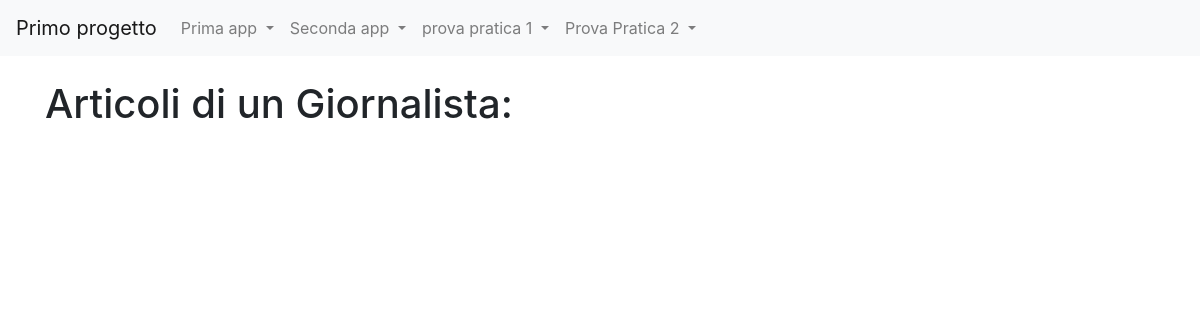
The app's page /news/lista_articoli/3, older data.
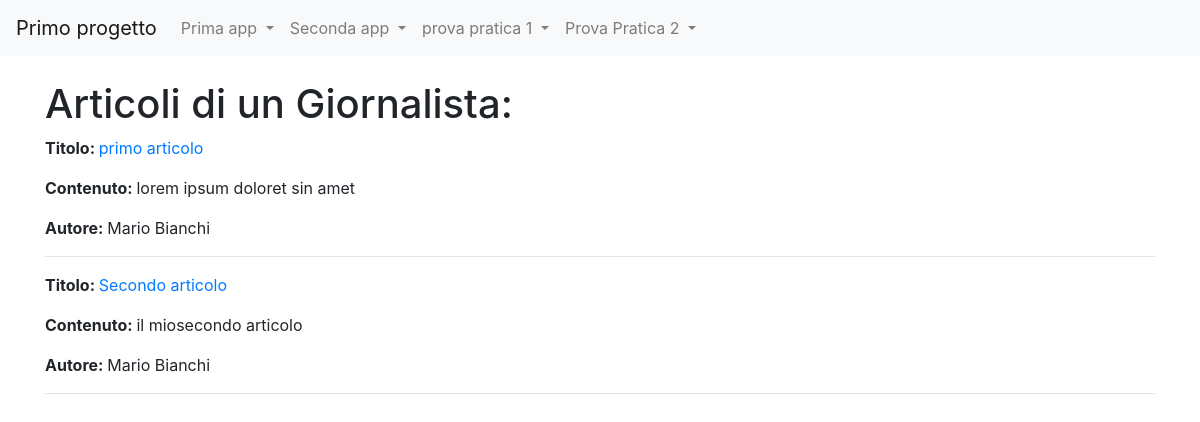
The same page, newer data.
### news/models.py (models this page shows, shortened)
class Articolo(models.Model):
    titolo = models.CharField(max_length=100)
    contenuto = models.TextField()
    giornalista = models.ForeignKey(Giornalista, on_delete=models.CASCADE, related_name="articoli")
    data=models.DateField(auto_now=True,blank=True)
    visualizzazioni = models.IntegerField(default = 0,blank=True)
    class Meta:
        verbose_name = "Articolo"
        verbose_name_plural = "Articoli"

class Giornalista(models.Model):
    nome = models.CharField(max_length=20)
    cognome = models.CharField(max_length=20)
    anno_di_nascita = models.DateField(blank=True)
    def __str__(self):
        return self.nome +" "+ self.cognome
    class Meta:
        verbose_name = "Giornalista"
        verbose_name_plural = "Giornalisti"

### news/views.py (the view)
# urls.py: path('lista_articoli/<int:pk>', listaArticoli, name="lista_articoli_giornalista"),
def listaArticoli(request, pk=None):
    if(pk==None):
        articoli = Articolo.objects.all()
    else:
        articoli = Articolo.objects.filter(giornalista_id=pk)
    context = {
        'pk': pk,
        'articoli': articoli
    }
    return render(request, 'lista_articoli.html', context)

### news/templates/lista_articoli.html (shortened to what this page needs)
{% extends "base.html"%}
{%block content%}
    {% if pk == None %}
        <h1>Tutti gli Articoli:</h1>
    {% else %}
        <h1>Articoli di un Giornalista:</h1>
    {% endif %}
    {% for x in articoli %}
        <p><strong>Titolo: </strong><a href="">{{ x.titolo }}</a></p>
        <p><strong>Contenuto: </strong><a>{{ x.contenuto }}</a></p>
        <p><strong>Autore: </strong><a>{{ x.giornalista }}</a></p>
        <hr>
    {% endfor %}
{%endblock content%}

Row changes from the older to the newer data that the page shows:
added Articolo: titolo "primo articolo", contenuto "lorem ipsum doloret sin amet", giornalista "Mario Bianchi"
added Articolo: titolo "Secondo articolo", contenuto "il miosecondo articolo", giornalista "Mario Bianchi"
